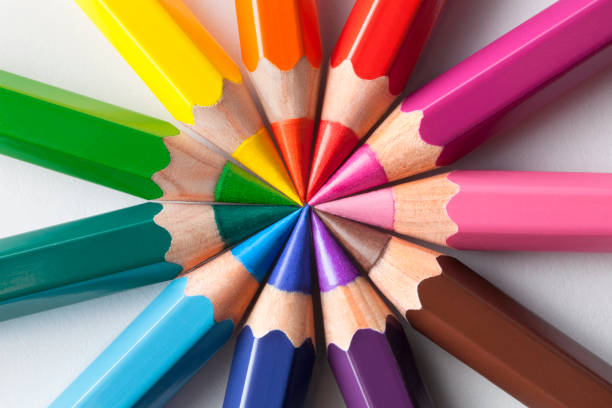
#> input picture Lab2 - colorization/pencils.jpeg, 612 x 408 px
$ python grayscale_methods.py
#> lines starting #> are read from the running program, lines starting #| are printed output that depends on the picture; after the words box and inside, x2 and y2 are one past the last pixel; in counts of white or black regions, pixels touching at a corner belong together
import cv2
import numpy as np


def load_image(image_path):
#> called with image_path = 'pencils.jpeg'
    return cv2.imread(image_path)
#> returned value is the input picture: shape (408, 612, 3); mean B, G, R 115.9, 125.1, 151.9

def simple_averaging(image):
    return cv2.cvtColor(image, cv2.COLOR_BGR2GRAY)
#> returned value: shape (408, 612)

def weighted_average(image):
    weights = [0.299, 0.587, 0.114]
    img = np.dot(image[..., :3], weights).astype(np.uint8)
    return img

def desaturation(image):
    min_val = np.min(image, axis=2)
    max_val = np.max(image, axis=2)
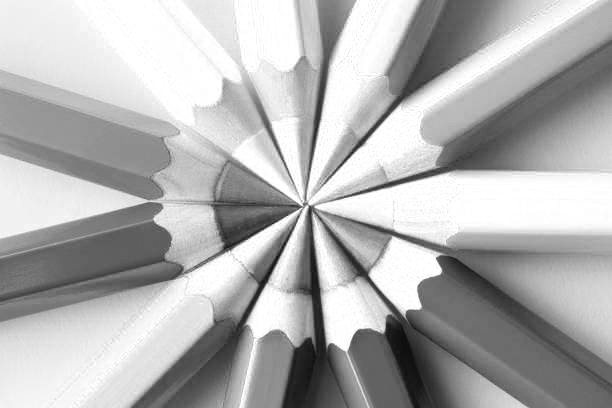
#> max_val: shape (408, 612); min 9, max 255, mean 177.5
    img = (min_val + max_val) // 2
    return img

def decomposition(image):
    gray_max = np.max(image, axis=2)
    gray_min = np.min(image, axis=2)
    return gray_max, gray_min

def single_color_channel(image, channel):
#> called with channel = 'R'
    if channel == 'R':
        return image[:, :, 2]
    elif channel == 'G':
        return image[:, :, 1]
    elif channel == 'B':
        return image[:, :, 0]

def custom_gray_shades(image, p):
#> called with p = 5
    img = weighted_average(image)
    bins = np.linspace(0, 256, p + 1)
    new_img = np.zeros(img.shape, dtype=np.uint8)

    for i in range(p):
        min_val = bins[i]
        max_val = bins[i + 1]
        mask = (img >= min_val) & (img < max_val)
        new_img[mask] = int((min_val + max_val) / 2)
#> this loop made 5 passes
#> pass 1, in custom_gray_shades, `mask = (img >= min_val) & (img < max_val)`:
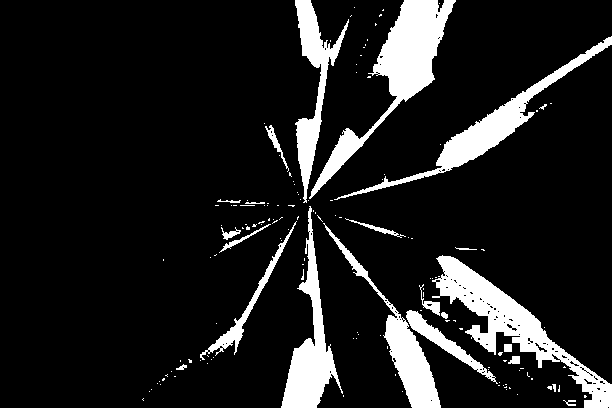
#> mask: shape (408, 612) bool; 12.3% white; 149 white regions (127 under 20 px), largest, box (x1, y1, x2, y2) and area: (309, 0, 456, 199) 6153, (432, 255, 612, 408) 6149, (334, 36, 612, 200) 4195
#> after the loop:
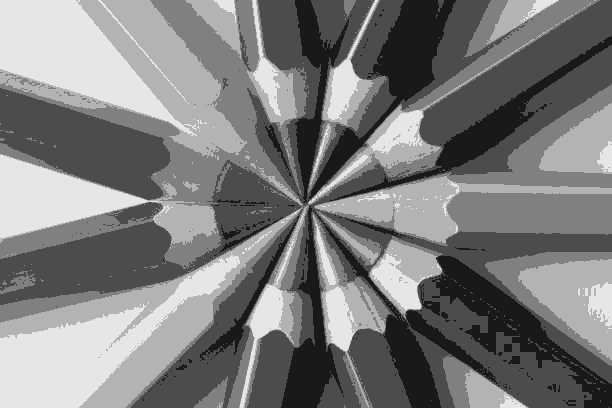
#> new_img: shape (408, 612); min 25, max 230, mean 124.4

    return new_img

def floyd_steinberg_dithering(image):
    img = weighted_average(image)
    height, width = img.shape
#> height = 408; width = 612
    dithered = np.zeros_like(img)

    for y in range(height):
        for x in range(width):
            old_pixel = img[y, x]
            new_pixel = 255 if old_pixel > 127 else 0
            dithered[y, x] = new_pixel
            error = old_pixel - new_pixel

            if x + 1 < width:
                img[y, x + 1] = np.clip(img[y, x + 1] + error * 7 / 16, 0, 255)
            if y + 1 < height:
                if x > 0:
                    img[y + 1, x - 1] = np.clip(img[y + 1, x - 1] + error * 3 / 16, 0, 255)
                img[y + 1, x] = np.clip(img[y + 1, x] + error * 5 / 16, 0, 255)
                if x + 1 < width:
                    img[y + 1, x + 1] = np.clip(img[y + 1, x + 1] + error * 1 / 16, 0, 255)
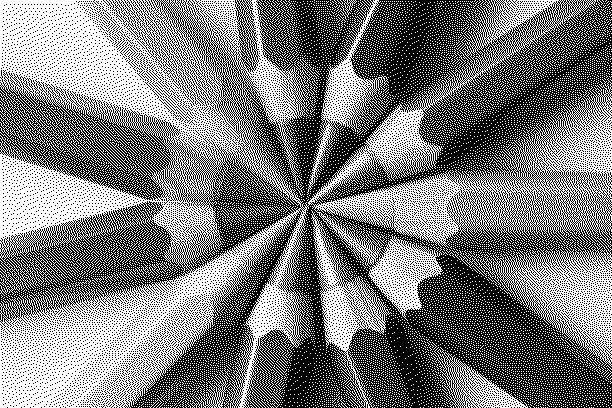
#> dithered: shape (408, 612); 48.2% white in thin lines or dots
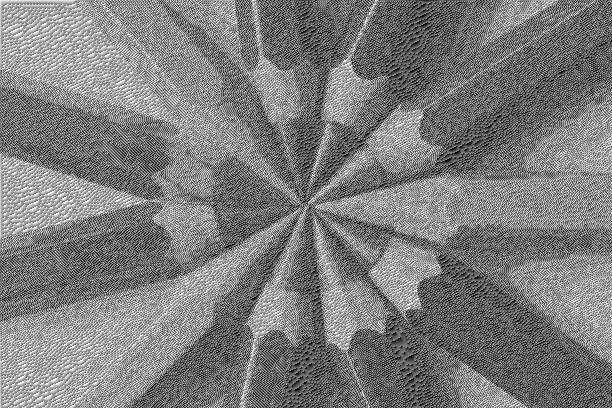
#> img: shape (408, 612); min 0, max 255, mean 125.1

    return dithered

def stucki_dithering(image):
    img = weighted_average(image)
    height, width = img.shape
#> height = 408; width = 612
    dithered = np.zeros_like(img)

    for y in range(height):
        for x in range(width):
            old_pixel = img[y, x]
            new_pixel = 255 if old_pixel > 127 else 0
            dithered[y, x] = new_pixel
            error = old_pixel - new_pixel

            if x + 1 < width:
                img[y, x + 1] = np.clip(img[y, x + 1] + error * 8 / 42, 0, 255)
            if x + 2 < width:
                img[y, x + 2] = np.clip(img[y, x + 2] + error * 4 / 42, 0, 255)
            if y + 1 < height:
                if x > 0:
                    img[y + 1, x - 1] = np.clip(img[y + 1, x - 1] + error * 2 / 42, 0, 255)
                img[y + 1, x] = np.clip(img[y + 1, x] + error * 4 / 42, 0, 255)
                if x + 1 < width:
                    img[y + 1, x + 1] = np.clip(img[y + 1, x + 1] + error * 8 / 42, 0, 255)
            if y + 2 < height:
                if x > 1:
                    img[y + 2, x - 2] = np.clip(img[y + 2, x - 2] + error * 1 / 42, 0, 255)
                if x > 0:
                    img[y + 2, x - 1] = np.clip(img[y + 2, x - 1] + error * 2 / 42, 0, 255)
                img[y + 2, x] = np.clip(img[y + 2, x] + error * 4 / 42, 0, 255)
                if x + 1 < width:
                    img[y + 2, x + 1] = np.clip(img[y + 2, x + 1] + error * 2 / 42, 0, 255)
                if x + 2 < width:
                    img[y + 2, x + 2] = np.clip(img[y + 2, x + 2] + error * 1 / 42, 0, 255)
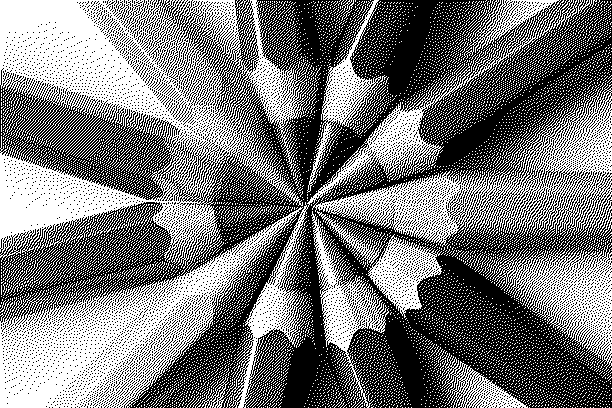
#> dithered: shape (408, 612); 46.9% white in thin lines or dots
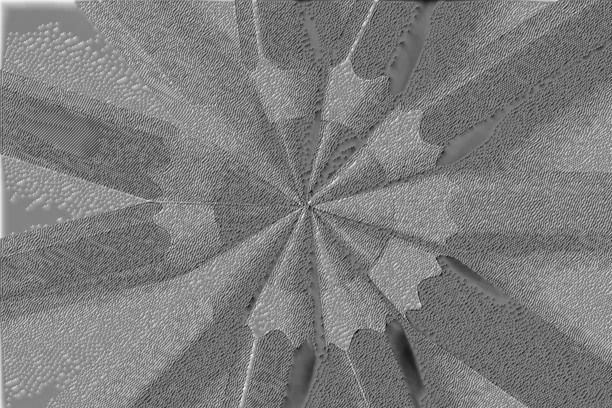
#> img: shape (408, 612); min 14, max 249, mean 124.7

    return dithered


image = load_image("pencils.jpeg")

gray_avg = simple_averaging(image)
gray_weighted = weighted_average(image)
gray_desaturation = desaturation(image)
gray_max, gray_min = decomposition(image)
gray_single_r = single_color_channel(image, 'R')
gray_single_b = single_color_channel(image, 'B')
gray_custom = custom_gray_shades(image, 5)
gray_floyd = floyd_steinberg_dithering(image)
gray_stucki = stucki_dithering(image)

cv2.imshow('Original', image)
cv2.imshow('Simple Averaging', gray_avg)
cv2.imshow('Weighted Average', gray_weighted)
cv2.imshow('Desaturation', gray_desaturation)
cv2.imshow('Maximum Decomposition', gray_max)
cv2.imshow('Minimum Decomposition', gray_min)
cv2.imshow('Single Red Channel', gray_single_r)
cv2.imshow('Single Blue Channel', gray_single_b)
cv2.imshow('Custom Gray Shades', gray_custom)
cv2.imshow('Floyd-Steinberg Dithering', gray_floyd)
cv2.imshow('Stucki Dithering', gray_stucki)

cv2.waitKey(0)
cv2.destroyAllWindows()
